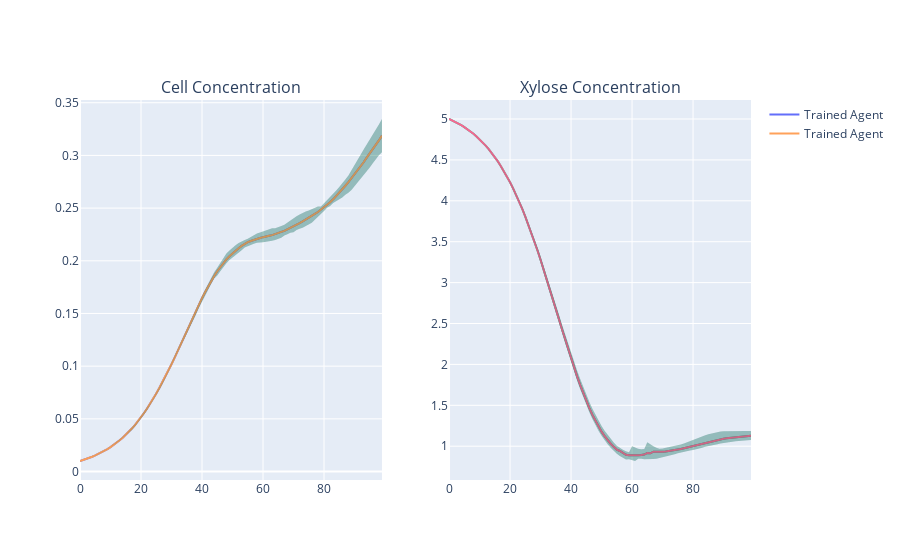

Source (notebook cell):
### Code cell
fig.add_trace(
              go.Scatter(x=data_avg.index,
                         y=data_avg["Bacllus_agent1"],
                         name="Trained Agent",
                         line=dict(color="rgba(0,100,80)",width=2)
                         ),
            row=1,col=1)

fig.add_trace(
              go.Scatter(x=data_max.index.to_list()+data_min.index[::-1].to_list(),
                         y=data_max["Bacllus_agent1"].to_list()+data_min["Bacllus_agent1"].to_list()[::-1],
                         fill="toself",fillcolor="rgba(0,100,80,0.2)",
                         line=dict(color="rgba(255,255,255,0)"),
                         showlegend=False)
            ,row=1,col=1)

fig.add_trace(go.Scatter(x=data_avg.index,y=data_avg["xyl__D_e"],showlegend=False,line=dict(color="rgba(0,100,80)")),row=1,col=2)
fig.add_trace(go.Scatter(x=data_max.index.to_list()+data_min.index[::-1].to_list(),
                            y=data_max["xyl__D_e"].to_list()+data_min["xyl__D_e"].to_list()[::-1],
                            fill="toself",fillcolor="rgba(0,100,80,0.2)",line=dict(color="rgba(255,255,255,0)"),
                            showlegend=False),row=1,col=2)

fig.show()
